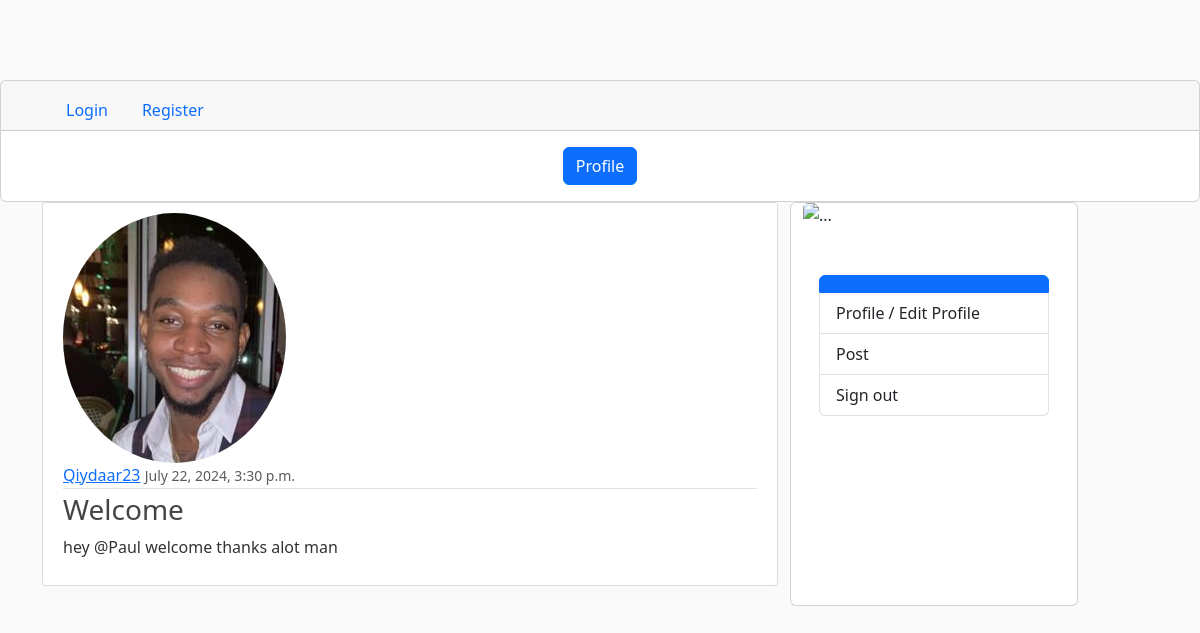
The page /post/22/ on the database its author committed.
### blog/models.py (models this page shows, shortened)
class Post(models.Model):
    title = models.CharField(max_length=100)
    content = models.TextField()
    date_posted = models.DateTimeField(default=timezone.now)
    author = models.ForeignKey(User, on_delete=models.CASCADE)

### users/models.py (models this page shows, shortened)
class Profile(models.Model):
    user = models.OneToOneField(User, on_delete=models.CASCADE)
    image = models.ImageField(default='default.jpg', upload_to='profile_pics')

### blog/views.py (the view)
# urls.py: path('post/<int:pk>/', PostDetailView.as_view(), name='post-detail'),
class PostDetailView(DetailView):
    model = Post

### blog/templates/blog/post_detail.html (shortened to what this page needs)
{% extends "blog/base.html" %}
{% block content %}
       <article class="media content-section">
        <img class="rounded-circle " src="{{ object.author.profile.image.url }}"/>
         <div class="media-body">
            <div class="article-metadata">
               <a class="mr-2" href="{% url 'user-posts' object.author.username %}">{{ object.author }}</a>
               <small class="text-muted"> {{object.date_posted }}</small>
            </div>
            <h3 class="article-title">{{object.title }}</h3>
            <p class="article-content">{{object.content}}</p>
         </div>
       </article>
{% endblock content %}

### blog/static/blog/main.css (style rules this page uses)
body { background: #fafafa; color: #333333; margin-top: 5rem; }
h1, h2, h3, h4, h5, h6 { color: #444444; }
.content-section { background: #ffffff; padding: 10px 20px; border: 1px solid #dddddd; border-radius: 3px; margin-bottom: 20px; }
.article-title { color: #444444; }
.article-content { white-space: pre-line; }
.article-metadata { padding-bottom: 1px; margin-bottom: 4px; border-bottom: 1px solid #e3e3e3 }

### rows shown on the page
Post: author.profile.image (picture), author "Qiydaar23", date_posted "July 22, 2024, 3:30 p.m.", title "Welcome", content "hey @Paul welcome thanks alot man"
